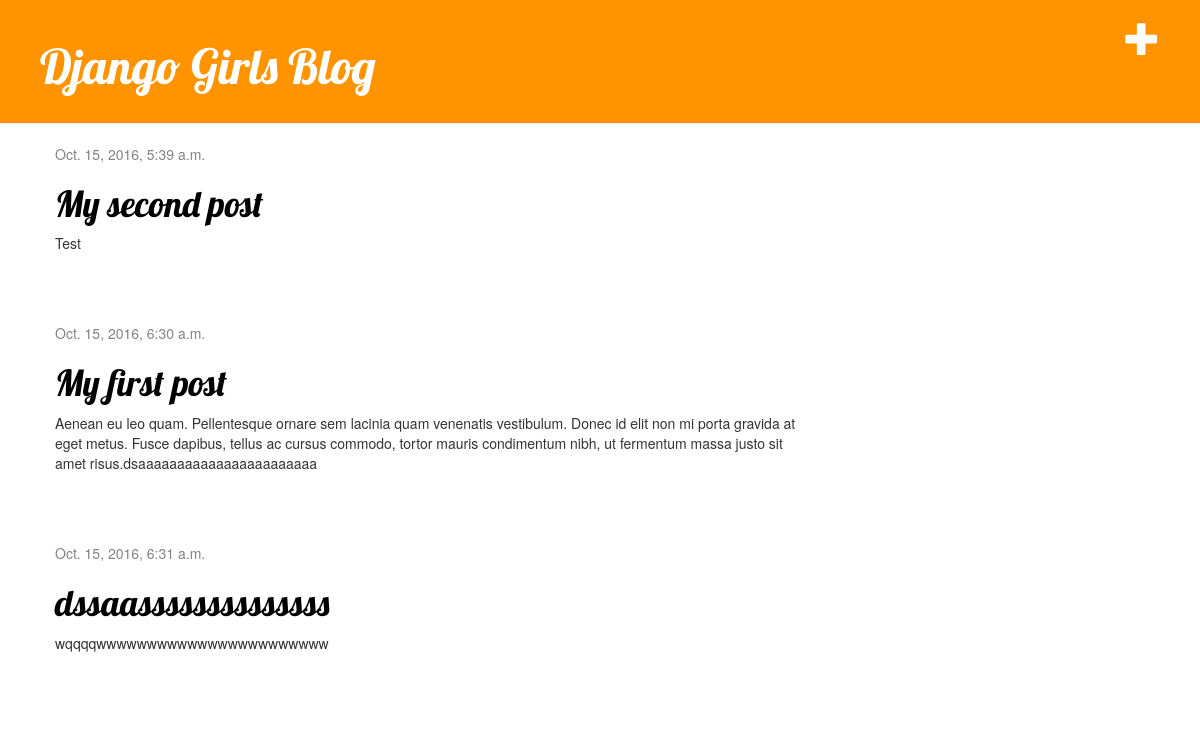
The page / on the database its author committed.
### blog/models.py (models this page shows, shortened)
class Post(models.Model):
    author = models.ForeignKey('auth.User')
    title = models.CharField(max_length=200)
    text = models.TextField()
    created_date = models.DateTimeField(
            default=timezone.now)
    published_date = models.DateTimeField(
            blank=True, null=True)

### blog/views.py (the view)
# urls.py: url(r'^$', views.post_list, name='post_list'),
def post_list(request):
    posts = Post.objects.filter(published_date__lte=timezone.now()).order_by('published_date')
    return render(request, 'blog/post_list.html', {'posts': posts})

### blog/templates/blog/post_list.html
{% extends 'blog/base.html' %}
{% block content %}
    {% for post in posts %}
        <div class="post">
            <div class="date">
                {{ post.published_date }}
            </div>
            <h1><a href="{% url 'post_detail' pk=post.pk %}">{{ post.title }}</a></h1>
            <p>{{ post.text|linebreaksbr }}</p>
        </div>
    {% endfor %}
{% endblock %}

### blog/static/css/blog.css (style rules this page uses)
h1 a { color: #FCA205; }
h1, h2, h3, h4 { font-family: 'Lobster', cursive; }
.date { color: #828282; }
.post { margin-bottom: 70px; }
.post h1 a, .post h1 a:visited { color: #000000; }

### rows shown on the page
Post: published_date "Oct. 15, 2016, 5:39 a.m.", title "My second post", text "Test"
Post: published_date "Oct. 15, 2016, 6:30 a.m.", title "My first post", text "Aenean eu leo quam. Pellentesque ornare sem lacinia quam venenatis vestibulum. Donec id elit non mi porta gravida at eget metus. Fusce dapibus, tellus ac cursus commodo, tortor mauris condimentum nibh, ut fermentum massa justo sit amet risus.dsaaaaaaaaaaaaaaaaaaaaaaa"
Post: published_date "Oct. 15, 2016, 6:31 a.m.", title "dssaassssssssssssss", text "wqqqqwwwwwwwwwwwwwwwwwwwwwww"
